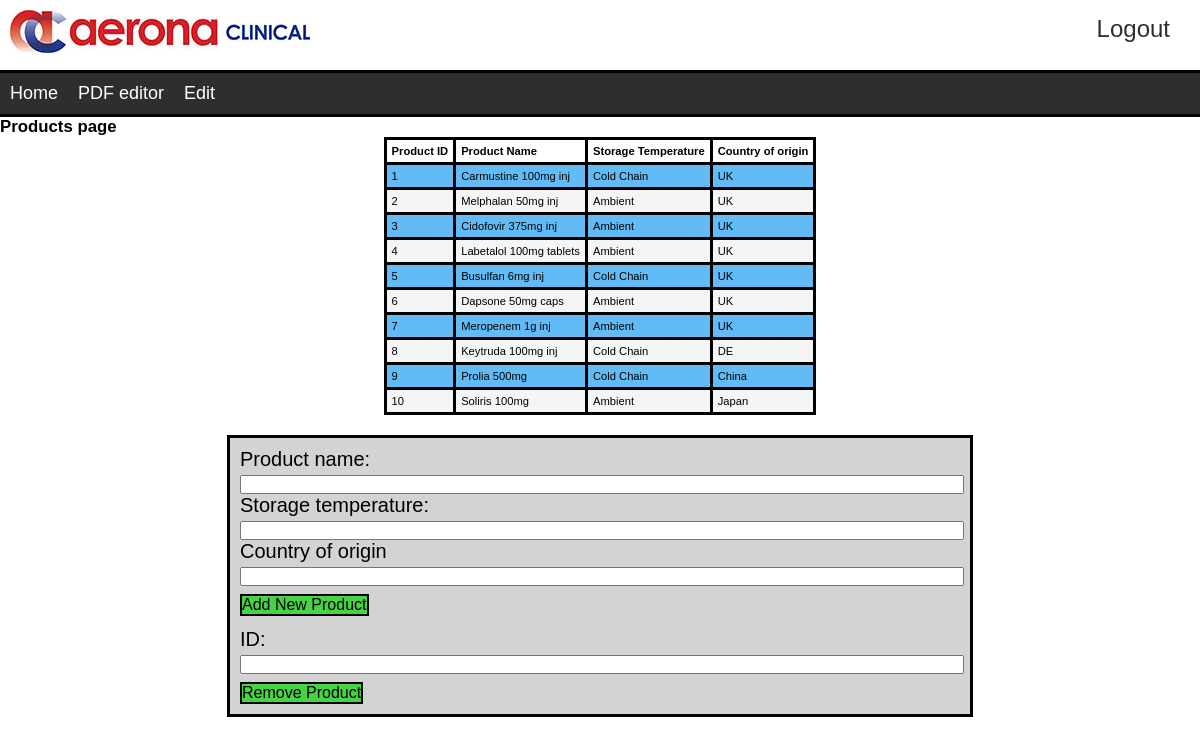
/Products (signed in), run on the app's committed database.
### tables this page shows
CREATE TABLE `Items` (
  `itemID`		INTEGER NOT NULL PRIMARY KEY AUTOINCREMENT,
  `productName`	TEXT NOT NULL,
  `temperature`	TEXT NOT NULL,
  `origin`  TEXT NOT NULL
);

### server.py (the view, shortened to what this page needs)
@app.route("/Products", methods = ['POST','GET','DELETE'])
def products():
    if request.method == 'GET':
        if session['usertype'] == None:
            return render_template('login.html', msg='Log in to use site')
        else:
            if checkAdmin():
                db = sqlite3.connect("database.db")
                curs = db.cursor()
                curs.execute("SELECT * FROM Items")
                results = curs.fetchall()
                curs.close()
                db.close()
                return render_template("products.html", data = results)
            else:
                return render_template("home.html")

### server.py (called while the page is built)
def checkAdmin():
    usertype = "null"
    if "usertype" in session:
        usertype = escape(session['usertype'])
    return usertype == "Admin"

### templates/products.html (shortened to what this page needs)
{%extends 'index.html'%}
{%block mainBlock%}
<h2>Products page</h2>
<section id = "productinfo">
  <table class="customerTable">
    <thead>
       <td>Product ID</td>
       <td>Product Name</td>
       <td>Storage Temperature</td>
       <td>Country of origin</td>
    </thead>
    {% for row in data %}
    <tr>
    <td>{{row[0]}}</td>
    <td>{{row[1]}}</td>
    <td>{{row[2]}}</td>
    <td>{{row[3]}}</td>
    </tr>
    {% endfor %}
  </table>
</section>
<div class="customerAdminPanel">
  <form id="addProduct" onsubmit="return addProduct()">
    <label>Product name:<input type = "text" name = "productName"><br></label>
    <label>Storage temperature:<input type = "text" name = "productTemp"><br></label>
    <label>Country of origin<input type = "text" name = "countryOO"><br></label>
    <button type = "submit"> Add New Product </button>
  </form> <br>
  <form id="delProduct" onsubmit="return delProduct()">
    <label>ID:<input type = "text" name = "productID"><br></label>
    <button type = "submit"> Remove Product </button>
  </form>
{%endblock%}

### templates/index.html (shortened to what this page needs)
<!DOCTYPE html>
<html lang="en" dir="ltr">
  <head>
    <link href="{{ url_for('static', filename='styles.css',  _external=True) }}" rel="stylesheet" >
  </head>
  <body>
    <header>
      <img id="Logo" src="/static/Aerona_logo.jpg" alt="Aerona Logo">
      <div style="float: right; margin-right: 20px;"><button class="header_logout" onclick="location.href = 'http://127.0.0.1:5000/Login';">Logout</button></div>
    </header>
    <div class="navBar">
      <a href="http://127.0.0.1:5000/Index">Home</a>
      <a href="http://127.0.0.1:5000/SelectPDF">PDF editor</a>
      <div class="dropdown">
      <button class="dropbtn" onClick>Edit</button>
      </div>
    </div>
      <article>
        {% block mainBlock%}Page under construction. {%endblock%}
      </article>
  </body>
</html>

### static/styles.css (style rules this page uses)
* { margin: 0; padding: 0; }
body { font-family: arial, sans-serif; font-size: 0.7em; }
header { position: relative; background-color: white; font-size: 30px; font-family: arial; color: black; align-items: right; }
#Logo { margin: 10px; border: 0; padding: 0; }
.header_logout { display: inline-block; box-sizing: border-box; width: 100%; padding: 5px; background-color: rgba(255, 255, 255, 0.3); font-family: arial; font-weight: lighter; text-align: center; cursor: pointer; color: #2f2f2f; background-color: white; padding-right: 10px; padding-left: 10px; border: 0; font-size: 2vw; margin-top: 10px; outline: none; }
.navBar { overflow: hidden; background-color: #2e2e2e; border-top-style: solid; border-color: black; border-bottom-style: solid; }
.navBar a { float: left; font-size: 18px; color: white; font-family: sans-serif; text-align: center; padding: 10px; text-decoration: none; cursor: pointer; }
.dropdown { float: left; overflow: hidden; }
.dropdown .dropbtn { font-size: 18px; border: none; outline: none; color: white; padding: 10px; background-color: inherit; font-family: inherit; margin: 0; }
label { font-size: 20px; }
.customerTable { border-collapse: collapse; margin: 0 auto; }
.customerTable thead { border: solid; font-weight: bold; }
.customerTable, td { border: solid; }
.customerTable td, th { padding: 5px; }
.customerTable tbody tr:nth-child(odd) { background: #62BBF5; }
.customerTable tbody tr:nth-child(even) { background: #F5F5F5; }
.customerAdminPanel { padding: 10px; border-style: solid; margin: 10px; background-color: lightgrey; display: block; max-width: 60%; margin: auto; margin-top: 20px; }
.customerAdminPanel input { width: 100%; }
.customerAdminPanel button { background-color: #46d446; cursor: pointer; text-align: center; font-size: 16px; margin-top: 8px; border-style: solid; border-color: black; }

### data on the page
Items: itemID "1", productName "Carmustine 100mg inj", temperature "Cold Chain", origin "UK"
Items: itemID "2", productName "Melphalan 50mg inj", temperature "Ambient", origin "UK"
Items: itemID "3", productName "Cidofovir 375mg inj", temperature "Ambient", origin "UK"
Items: itemID "4", productName "Labetalol 100mg tablets", temperature "Ambient", origin "UK"
Items: itemID "5", productName "Busulfan 6mg inj", temperature "Cold Chain", origin "UK"
Items: itemID "6", productName "Dapsone 50mg caps", temperature "Ambient", origin "UK"
Items: itemID "7", productName "Meropenem 1g inj", temperature "Ambient", origin "UK"
Items: itemID "8", productName "Keytruda 100mg inj", temperature "Cold Chain", origin "DE"
Items: itemID "9", productName "Prolia 500mg", temperature "Cold Chain", origin "China"
Items: itemID "10", productName "Soliris 100mg", temperature "Ambient", origin "Japan"
